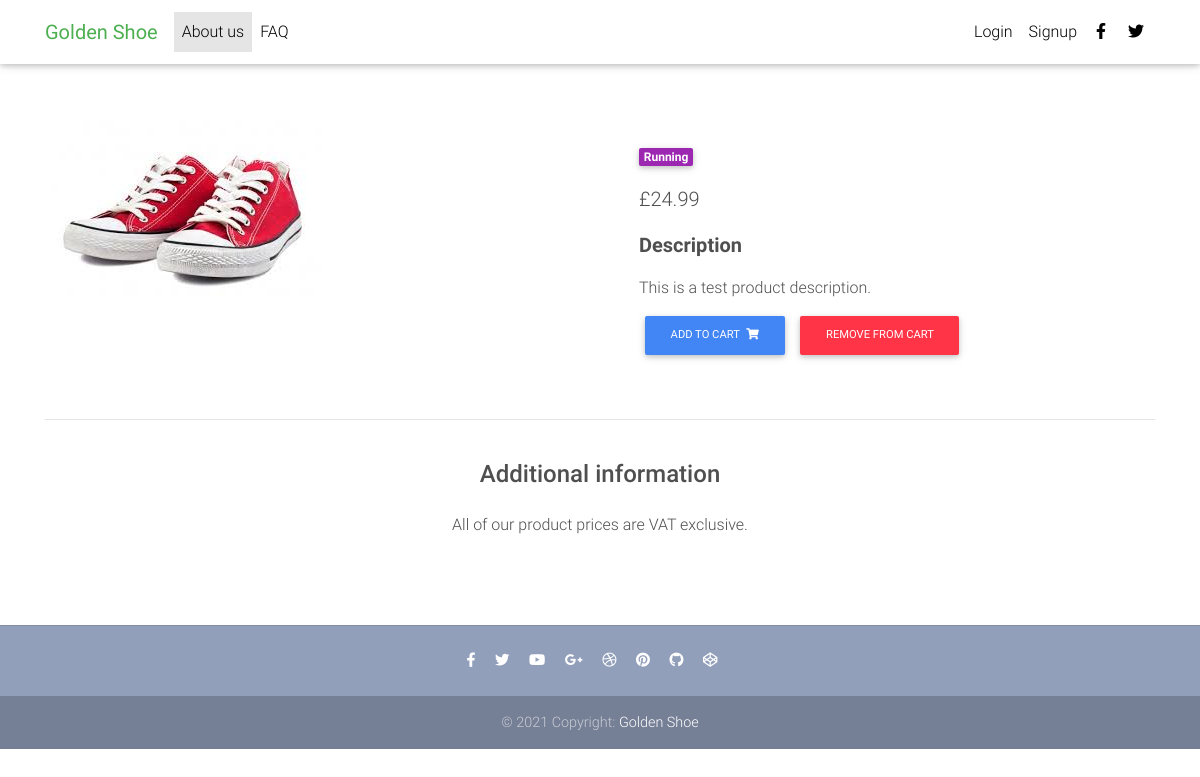
The page /product/test-product/ on the database its author committed.
### core/models.py (models this page shows, shortened)
class Item(models.Model):
    title = models.CharField(max_length = 100)
    price = models.FloatField()
    discount_price = models.FloatField(blank=True, null=True)
    category = models.CharField(choices=CATEGORY_CHOICES, max_length=2)
    label = models.CharField(choices=LABEL_CHOICES, max_length=1)
    slug = models.SlugField()
    description = models.TextField()
    out_of_stock = models.BooleanField(default=False)
    def get_add_to_cart_url(self):
        return reverse("core:add-to-cart", kwargs={'slug':self.slug})
    def get_remove_from_cart_url(self):
        return reverse("core:remove-from-cart", kwargs={'slug':self.slug})

### core/views.py (the view)
# urls.py: path('product/<slug>/', ItemDetailView.as_view(), name='product'),
class ItemDetailView(DetailView):
    model = Item
    template_name = "product-page.html"

### templates/product-page.html (shortened to what this page needs)
{% load static %}
<!DOCTYPE html>
<html lang="en">
<head>
  <link rel="stylesheet" href="https://use.fontawesome.com/releases/v5.11.2/css/all.css">
  <link href="{% static 'css/bootstrap.min.css' %}" rel="stylesheet">
  <link href="{% static 'css/mdb.min.css' %}" rel="stylesheet">
  <link href="{% static 'css/style.min.css' %}" rel="stylesheet">
</head>
<body>
  {% include "navbar.html" %}
  <main class="mt-5 pt-4">
    <div class="container dark-grey-text mt-5">
      <div class="row wow fadeIn">
        <div class="col-md-6 mb-4">
          <img class="img-fluid" alt="">
        </div>
        <div class="col-md-6 mb-4">
          <div class="p-4">
            <div class="mb-3">
              <a href="">
                <span class="badge purple mr-1">{{ object.get_category_display }}</span>
              </a>
            </div>
            <p class="lead">
              {% if object.discount_price %}
                <span class="mr-1">
                <del>£{{ object.price }}</del>
                </span>
                <span>£{{ object.discount_price }}</span>
                {% else %}
                  <span>£{{ object.price }}</span>
              {% endif %}
            </p>
            <p class="lead font-weight-bold">Description</p>
            <p>{{ object.description }}</p>
            <a href="{{ object.get_add_to_cart_url }}" class="btn btn-primary btn-md my-0 p">Add to cart
              <i class="fas fa-shopping-cart ml-1"></i>
            </a>
            <a href="{{ object.get_remove_from_cart_url }}" class="btn btn-danger btn-md my-0 p">Remove from cart
            </a>
          </div>
        </div>
      </div>
      <hr>
      <div class="row d-flex justify-content-center wow fadeIn">
        <div class="col-md-6 text-center">
          <h4 class="my-4 h4">Additional information</h4>
          <p>All of our product prices are VAT exclusive.</p>
        </div>
      </div>
      <div class="row wow fadeIn">
        <div class="col-lg-4 col-md-12 mb-4">
        </div>
        <div class="col-lg-4 col-md-6 mb-4">
        </div>
        <div class="col-lg-4 col-md-6 mb-4">
        </div>
      </div>
    </div>
  </main>
  {% include "footer.html" %}
</body>
</html>

### rows shown on the page
Item: category "Running", price "24.99", description "This is a test product description."
